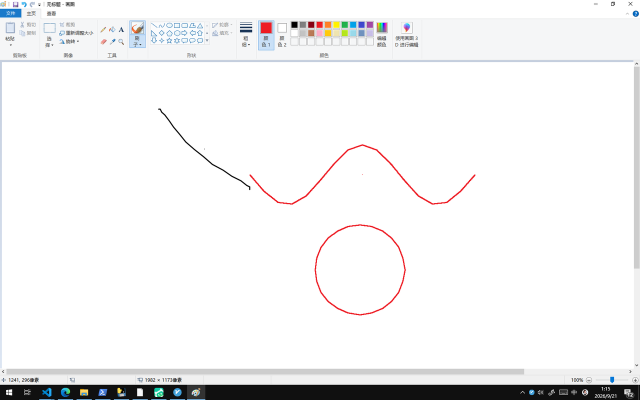
#> input picture evidence/calibration/draw-frame.png, 1280 x 800 px (shown at 1/2 size)
$ python -i vision.py   (imports and definitions only)
#> lines starting #> are read from the running program, lines starting #| are printed output that depends on the picture
#> further down, picture is the input picture: PIL image 1280x800 RGB; mean R, G, B 241.8, 241.5, 241.9
"""vision —— 让"看"这件事也归属 repo。

为什么要有这个模块
------------------
控制端拿到 ``screen.screenshot`` 的只是一帧 PNG —— **图片本身不是答案**。
要让调用方能自己闭环, 必须有人把"图上哪个坐标是输入框 / 发送按钮"算出来。

以前这一步是靠肉眼看图硬编码坐标 (``mouse.click {x:959, y:546}``), 有三个毛病:

1. 换了分辨率 / 缩放比例就点偏 (见 ``docs/knowledge/gui-screenshot-scale.md``);
2. 换台机器、换个主题, 坐标全废;
3. **调用方必须自己能读图** —— 一旦它读不了图, 整条链路就断在这里。

这里把它做成一组纯函数, 把它插进链路中间::

    screenshot(op)  ->  vision.locate(...)  ->  {"x":..,"y":..}  ->  mouse.click(op)

三条定位路线, **都不需要 numpy / OpenCV, 也不需要任何预训练模型**:

- :func:`find_color`     按颜色找色块 —— 蓝底按钮、高亮边框、品牌色图标
- :func:`match_template` 按形状找图标 —— 给一张裁好的小图, 在整屏里做模板匹配
- :func:`diff`           比较前后两帧 —— 找出"哪里变了", 判断输出有没有出来
- :func:`describe_grid`  把图拆成网格输出**文本版概览** (主色 + 内容量),
                         给读不了图的调用方当"眼睛"

为什么坚持只用 Pillow
---------------------
受控端只支持 Windows, 依赖表里目前只有 pynput / Pillow / websockets。numpy 和
opencv 都不是小包, 为一个"附带工具"把 everybody 安装成本抬上去不划算。代价是
匹配比 cv2 慢, 于是做了两级加速: 先用稀疏采样把候选从整屏筛到个位数量级, 再
在候选附近做精匹配。实测 1000x625 的帧 + 60x60 的模板约 2-5 秒, 够用。

坐标是两回事
------------
本模块返回的坐标默认**是展示坐标** —— 截图被 ``max_width`` 缩放过。要喂给
``mouse.*`` / ``keyboard.*`` 必须乘 :func:`scale_of` 得到的系数还原成**真实屏幕
坐标**。忘了这一步就会点偏 1.5 倍, 这是反复踩过的坑。所有 CLI 输出里, 两个坐标
都给: ``x/y`` 是展示坐标, ``screen.x/screen.y`` 是可以直接拿去点的。
"""

from __future__ import annotations

import os
from dataclasses import dataclass, field
from typing import Any, Dict, List, Optional, Sequence, Tuple

from PIL import Image, ImageChops, ImageStat

try:  # Pillow >= 9.1
    _RESAMPLE = Image.Resampling.LANCZOS
    _BOX = Image.Resampling.BOX
except AttributeError:  # pragma: no cover - 老 Pillow
    _RESAMPLE = Image.LANCZOS
    _BOX = Image.BOX


@dataclass(frozen=True)
class Rect:
    """图上一块矩形。坐标是**展示坐标** (截图自身的像素坐标系)。"""

    x: int
    y: int
    w: int
    h: int
    score: float = 1.0      # 置信度: 颜色纯度 / 匹配得分 / 差异强度
    pixels: int = 0         # 命中的像素数 (估算值)
    rgb: Optional[Tuple[int, int, int]] = None   # 该块的主色 (find_saturated_blocks 才有)

    @property
    def center(self) -> Tuple[int, int]:
        return (self.x + self.w // 2, self.y + self.h // 2)

    @property
    def area(self) -> int:
        return self.w * self.h

    # [14 lines left out: function to_dict, not called in this run]


# ---------------------------------------------------------------- 载入与坐标换算


def load(source: Any) -> Image.Image:
    """从 bytes / 文件路径 / 已有 Image 载入一张图。"""
    if isinstance(source, Image.Image):
        return source
    if isinstance(source, (bytes, bytearray)):
        import io

        return Image.open(io.BytesIO(bytes(source)))
    return Image.open(source)


# [17 lines left out: function scale_of, not called in this run]


def _to_screen(value: float, scale: float) -> int:
    return int(round(value * scale))


# [4 lines left out: function to_screen, not called in this run]


# ------------------------------------------------------------------ 网格聚簇


def _clusters(
    hits: Sequence[Tuple[int, int]],
    cell: int,
    step: int,
    limit_w: int,
    limit_h: int,
) -> List[Tuple[int, int, int, int, int]]:
    """把稀疏采样出来的命中点聚成矩形簇。

    ``hits`` 是网格坐标集合。用 4-邻域 BFS 合并相邻格 —— 对角相接不算, 否则一条
    45 度的细线会把整张图连成一坨。返回 ``(x0, y0, x1, y1, count)`` 的真实像素
    包围盒 (uncrop 之前的布尔掩码坐标)。
    """
    remaining = set(hits)
    out: List[Tuple[int, int, int, int, int]] = []
    while remaining:
        seed = remaining.pop()
        stack = [seed]
        comp = [seed]
        while stack:
            gx, gy = stack.pop()
            for nb in ((gx + 1, gy), (gx - 1, gy), (gx, gy + 1), (gx, gy - 1)):
                if nb in remaining:
                    remaining.discard(nb)
                    stack.append(nb)
                    comp.append(nb)
        xs = [c[0] for c in comp]
        ys = [c[1] for c in comp]
        x0, x1 = min(xs), max(xs)
        y0, y1 = min(ys), max(ys)
        px0 = max(0, x0 * cell)
        py0 = max(0, y0 * cell)
        px1 = min(limit_w, (x1 + 1) * cell)
        py1 = min(limit_h, (y1 + 1) * cell)
        out.append((px0, py0, px1, py1, len(comp)))
    return out


# [190 lines left out: functions find_color, match_template, not called in this run]


# -------------------------------------------------------------------- 帧差


def find_saturated_blocks(
    image: Any,
    min_saturation: int = 45,
    min_pixels: int = 16,
    region: Optional[Tuple[int, int, int, int]] = None,
    step: int = 1,
    cell: int = 4,
    with_color: bool = True,
    limit: int = 40,
) -> List[Rect]:
    """找出图上**颜色鲜艳**的色块 —— 也就是"找图标"。

    :func:`find_color` 要预先知道目标颜色, 可现实里往往是反过来的: 知道"这里应该
    有个图标", 但不知道它是什么颜色。于是改成按饱和度筛: 灰白背景 sat 接近 0,
    而 favicon / 按钮 / logo 这种东西必然带颜色。

    典型用法是"在一条窄带里找图标": 先把浏览器的标签栏单独截出来, 这里一找就能
    拿到每个标签的 favicon 位置 —— 坐标可以直接去点。

    ``min_saturation`` 是 ``max(rgb) - min(rgb)`` 的下限。40 左右能滤掉文字噪点,
    太低会把灰底上的黑色文字也算进来 (深色文字的差值也可能不小), 太高又会漏掉
    低饱和的浅色图标。
    """
#> called with min_saturation = 45, min_pixels = 16, step = 1, cell = 4, with_color = True, limit = 40
    img = load(image).convert("RGB")
    ox, oy = 0, 0
    if region:
        ox, oy = region[0], region[1]
        img = img.crop((ox, oy, ox + region[2], oy + region[3]))
    width, height = img.size
#> width = 1280; height = 800
    if width == 0 or height == 0:
        return []

    raw = img.tobytes()
    stride = width * 3
#> stride = 3840
    hits: List[Tuple[int, int]] = []
    seen: set = set()
    for y in range(0, height, step):
        row = y * stride
        gy = y // cell
        for x in range(0, width, step):
            i = row + x * 3
            r, g, b = raw[i], raw[i + 1], raw[i + 2]
            if max(r, g, b) - min(r, g, b) < min_saturation:
                continue
            key = (x // cell, gy)
            if key not in seen:
                seen.add(key)
                hits.append(key)
#> after the loop, hits = 2138 pairs, first value 0 to 319, second value 0 to 199; seen = 2138 items

    rects: List[Rect] = []
    for x0, y0, x1, y1, count in _clusters(hits, cell, step, width, height):
#> the loop in _clusters, `while remaining:` made 75 passes
#> (x0, x1, y0, y1, px0, py0, px1) on passes 1, 2, 4, 7, 8, 9, 10, 11, 12, 16, 17, 18: (124, 237, 72, 102, 496, 288, 952), (157, 202, 112, 157, 628, 448, 812), (0, 10, 0, 8, 0, 0, 44), (129, 143, 10, 25, 516, 40, 576), (175, 186, 10, 13, 700, 40, 748), (40, 44, 194, 197, 160, 776, 180), (75, 101, 11, 21, 300, 44, 408), (69, 79, 189, 190, 276, 756, 320), (85, 102, 194, 199, 340, 776, 412), (75, 83, 193, 199, 300, 772, 336), (120, 125, 11, 13, 480, 44, 504), (29, 46, 15, 17, 116, 60, 188)
#> (xs, ys, x0, x1, y0, y1, px0) on passes 6, 13, 31, 32: ([51, 52, 50, 49, 48, 47, 53, 54, 55], [199, 199, 199, 199, 199, 199, 199, 199, 199], 47, 55, 199, 199, 188), ([56, 56, 57, 56, 57], [21, 20, 20, 19, 19], 56, 57, 19, 21, 224), ([3, 4, 3, 4, 2, 3, 4, 5, 5, 6, 5, 6, 7, 7], [18, 18, 19, 19, 19, 20, 20, 20, 19, 19, 18, 18, 19, 20], 2, 7, 18, 20, 8), ([55, 56, 54, 53, 54], [28, 28, 28, 28, 27], 53, 56, 27, 28, 212)
        approx = count * step * step
        if approx < min_pixels:
            continue
        rgb = None
        if with_color:
            tile = img.crop((x0, y0, x1, y1))
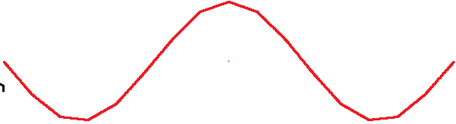
#> tile: PIL image 456x124 RGB; mean R, G, B 254.4, 248, 248.3
            palette = dominant_colors(tile, top=1)
            rgb = tuple(palette[0]["rgb"]) if palette else None
        rects.append(
            Rect(x=x0 + ox, y=y0 + oy, w=x1 - x0, h=y1 - y0,
                 score=min(1.0, approx / max(1, (x1 - x0) * (y1 - y0))),
                 pixels=approx, rgb=rgb)
        )
    rects.sort(key=lambda r: r.area, reverse=True)
    return rects[:limit]


# [109 lines left out: functions diff, describe_grid, not called in this run]


def dominant_colors(image: Any, blocks: int = 1, top: int = 6) -> List[Dict[str, Any]]:
    """列出图里出现最多的几种颜色 (量化到 32 级)。

    用来回答"这屏的主色调是什么" —— 找到高饱和的那一个, 通常就是按钮或者品牌
    色图标, 再把它喂给 :func:`find_color` 精确定位。
    """
#> called with blocks = 1, top = 1
    img = load(image).convert("RGB")
    small = img.resize((max(1, img.width // blocks), max(1, img.height // blocks)), _RESAMPLE)
    quant = small.quantize(colors=32, method=Image.Quantize.FASTOCTREE)
    palette = quant.getpalette() or []
    counts = quant.getcolors() or []
    total = sum(c for c, _ in counts) or 1
    out: List[Dict[str, Any]] = []
    for count, index in sorted(counts, reverse=True)[:top]:
        base = index * 3
        r, g, b = palette[base : base + 3] if base + 2 < len(palette) else (0, 0, 0)
        out.append(
            {
                "rgb": [int(r), int(g), int(b)],
                "hex": f"#{int(r):02x}{int(g):02x}{int(b):02x}",
                "share": round(count / total, 4),
                "saturation": int(max(r, g, b) - min(r, g, b)),
            }
        )
#> this loop made 1 pass
#> (count, index) on pass 1: (54305, 10)
    return out


# -------------------------------------------------------------------- 模板存档


# [74 lines left out: functions save_template, grid_overlay, not called in this run]

>>> from PIL import Image
>>> picture = Image.open('../evidence/calibration/draw-frame.png')
>>> result = find_saturated_blocks(picture)
